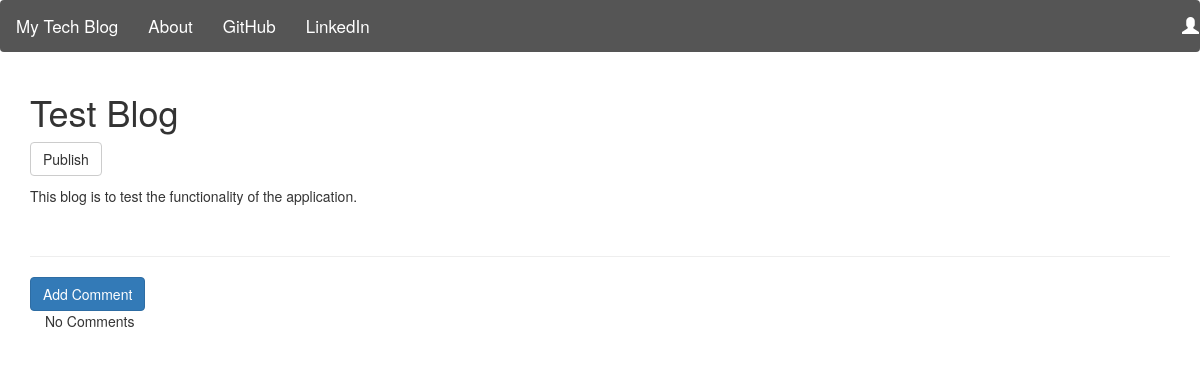
Screenshot of /blog/post/9/ with the database file from the repository.
### blog/models.py (models this page shows, shortened)
class Post(models.Model):
    author = models.ForeignKey('auth.User', on_delete = models.CASCADE)
    title = models.CharField(max_length = 200)
    text = models.TextField()
    created_date = models.DateTimeField(default = timezone.now)
    published_date = models.DateTimeField(blank = True, null = True)

### blog/views.py (the view)
# urls.py: url(r'^post/(?P<pk>\d+)/$', views.PostDetailView.as_view(), name = 'post_detail'),
class PostDetailView(DetailView):
    model = models.Post

### blog/templates/blog/post_detail.html (shortened to what this page needs)
{% extends 'blog/base.html' %}
{% block body_block %}
  <h1 class="posttitle">{{post.title}}</h1>
  {% if post.published_date %}
    <div class="date postdate">
      {{post.published_date}}
    </div>
  {% else %}
      <a class="btn btn-default" href="{% url 'blog:post_publish' pk=post.pk %}">Publish</a>
  {% endif %}
  <p class = 'postcontent'>{{ post.text|safe|linebreaksbr }}</p>
  <hr>
  <a class="btn btn-primary btn-comment" href="{% url 'blog:add_comment_to_post' pk=post.pk %}">Add Comment</a>
  <div class="container">
    {% for comment in post.comments.all %}
      <br>
      {% if user.is_authenticated or comment.approved_comment %}
        {{comment.created_date}}
        {% if not comment.approved_comment%}
        <a class="btn btn-default" href="{% url 'blog:comment_remove' pk=comment.pk %}"><span class="glyphicon glyphicon-remove"></span></a>
        <a class="btn btn-primary" href="{% url 'blog:comment_approve' pk=comment.pk %}"><span class="glyphicon glyphicon-ok"></span></a>
        {% endif %}
        <p>{{comment.text|safe|linebreaks}}</p>
        <p>Posted By:{{comment.author}}</p>
      {% endif %}
      {% empty %}
      <p>No Comments</p>
    {% endfor %}
  </div>
{% endblock %}

### rows the page displays
Post: title "Test Blog", text "This blog is to test the functionality of the application."
